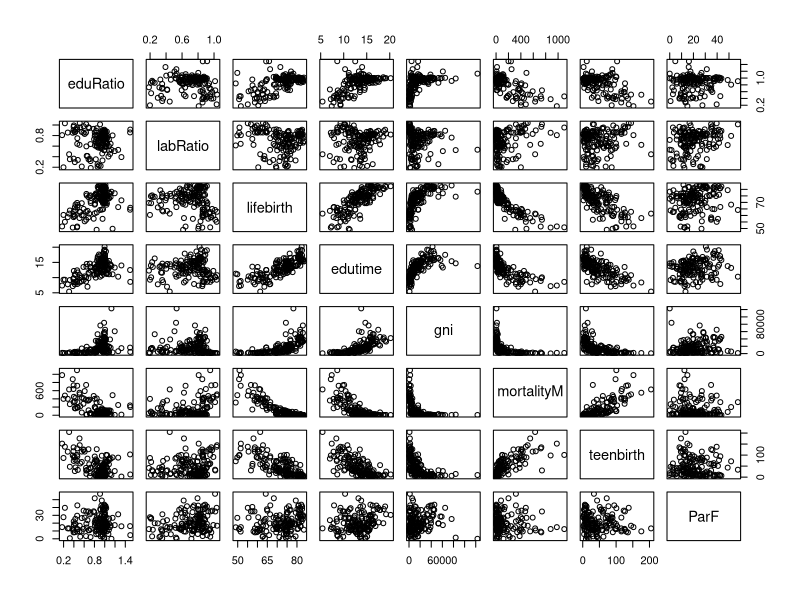
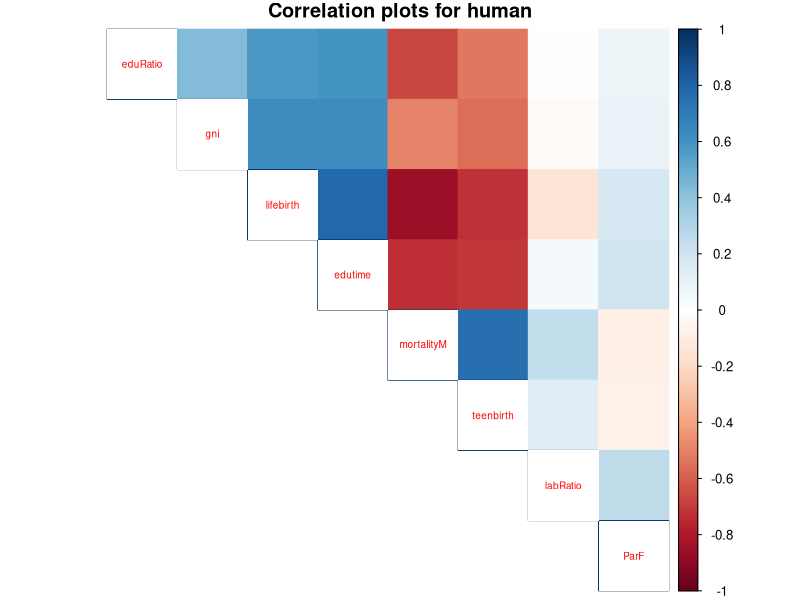
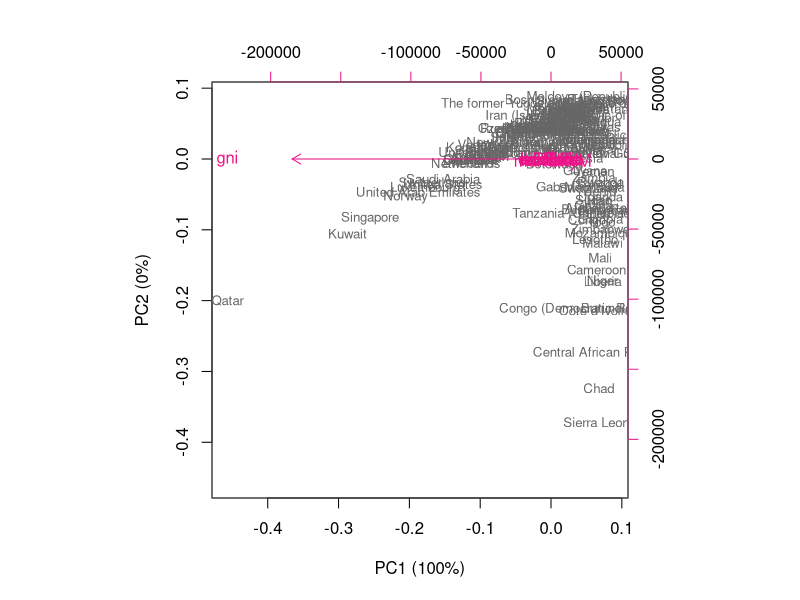
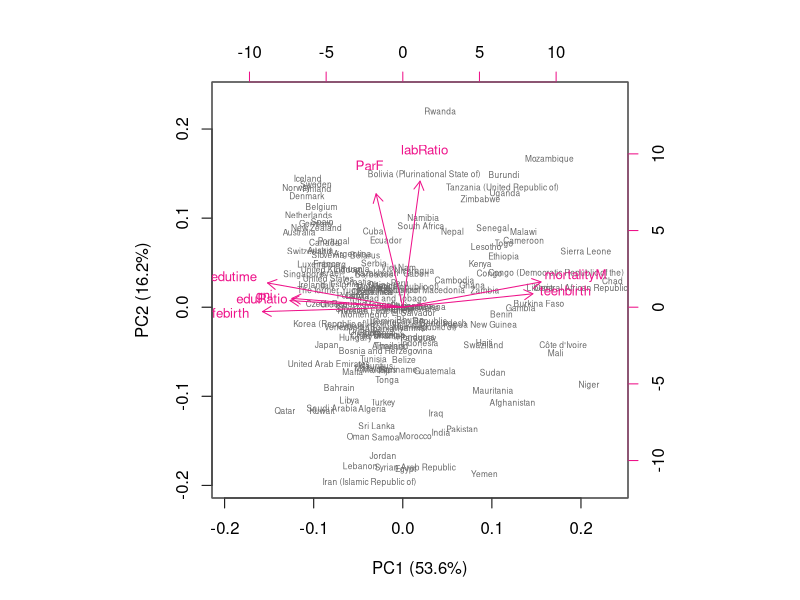
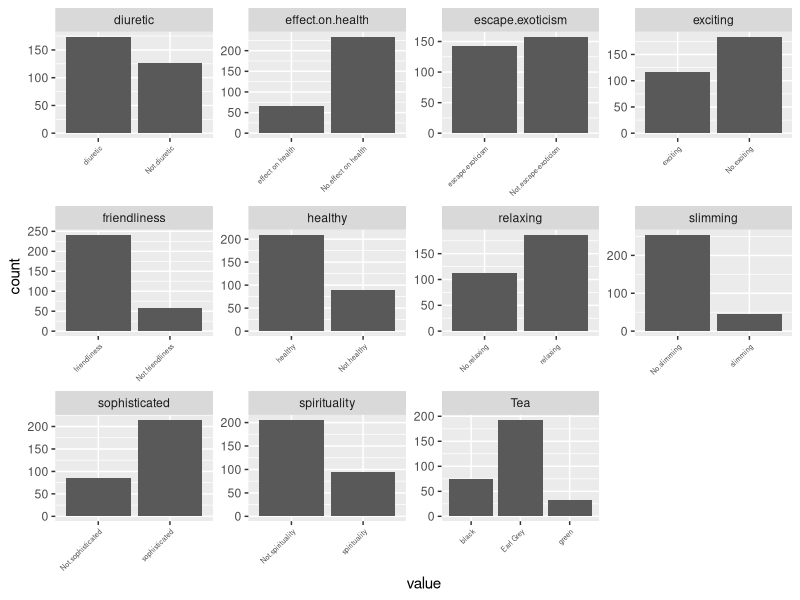
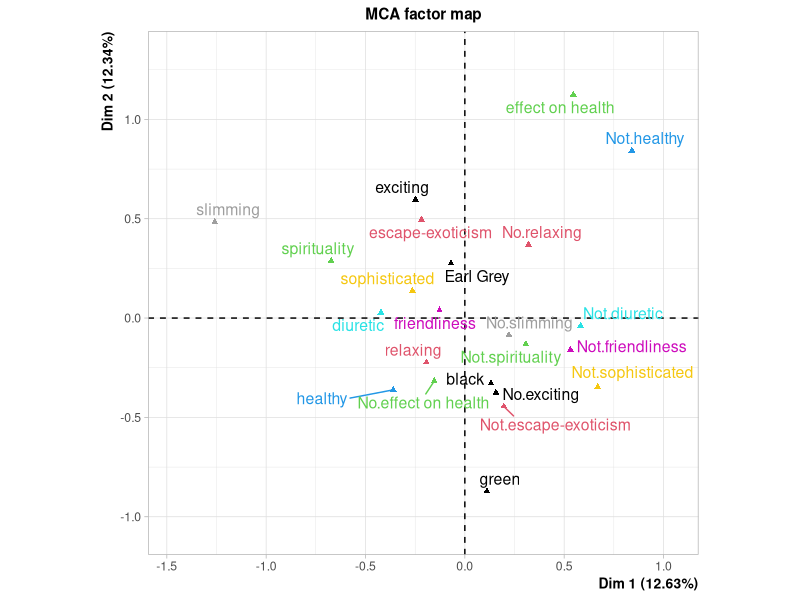

Source code (R) for these figures, in order:
## ---- chunk 1
human <- read.table("Data/human.txt")
human <- within(human, {
  gni <- as.character(gni)
})
human <- within(human, {
  gni <- as.numeric(sub(",", "", gni, fixed = TRUE))
})
str(human)
dim(human)
## ---- chunk 2
library(corrplot)
library(tidyverse)
library(dplyr)
library(tidyr)
library(GGally)
library(ggplot2)
pairs(human)
summary(human)
## ---- chunk 3
cor(human) %>% corrplot(method="color", order="hclust", type = "upper", cl.pos = "r", tl.pos = "d", tl.cex = 0.6, title = "Correlation plots for human", mar=c(0,0,1,0))
## ---- chunk 4
pca_human <- prcomp(human)
s <- summary(pca_human)
s
## ---- chunk 5
pca_pr <- round(100*s$importance[2, ], digits = 1)
pca_pr
pc_lab <- paste0(names(pca_pr), " (", pca_pr, "%)")
biplot(pca_human, cex = c(0.8, 1), col = c("grey40", "deeppink2"), xlab = pc_lab[1], ylab = pc_lab[2])
## ---- chunk 6
human_std <- scale(human)
summary(human_std)
## ---- chunk 7
pca_human_std <- prcomp(human_std)
s2 <- summary(pca_human_std)
s2
## ---- chunk 8
pca_pr_std <- round(100*s2$importance[2, ], digits = 1)
pca_pr_std
pc_lab_std <- paste0(names(pca_pr), " (", pca_pr_std, "%)")
biplot(pca_human_std, cex = c(0.5, 0.8), col = c("grey40", "deeppink2"), xlab = pc_lab_std[1], ylab = pc_lab_std[2])
## ---- chunk 9
library(FactoMineR)
data(tea)
TEA_ <- tea
str(TEA_)
dim(TEA_)
## ---- chunk 10
kc <- c("Tea", "escape.exoticism", "spirituality", "healthy", "diuretic", "friendliness", "sophisticated", "slimming", "exciting", "relaxing", "effect.on.health")
tea_type_reason <- dplyr::select(TEA_, one_of(kc))
summary(tea_type_reason)
str(tea_type_reason)
## ---- chunk 11
gather(tea_type_reason) %>% ggplot(aes(value)) + facet_wrap("key", scales = "free") + geom_bar() + theme(axis.text.x = element_text(angle = 45, hjust = 1, size = 5))
## ---- chunk 12
mca <- MCA(tea_type_reason, graph = FALSE)
summary(mca)
## ---- chunk 13
plot(mca, invisible=c("ind"), habillage = "quali")
